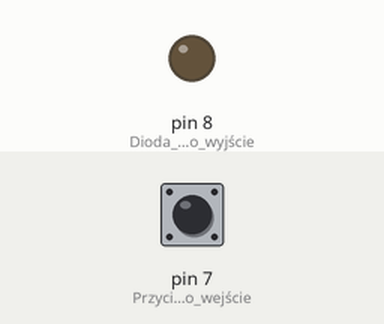
This sketch was run on a simulated Arduino Uno, built with avr-gcc and run on an emulated ATmega328P. Shown: output pins drawn as LEDs (lit = HIGH). The test bench sets the inputs (shaded band); at power-on: pin 7 (Przycisk_jako_wejście) HIGH.

Above: at 1.2 s.
1.3 s: pin 7 (Przycisk_jako_wejście) pulled LOW for 0.15 s
At 1.8 s:
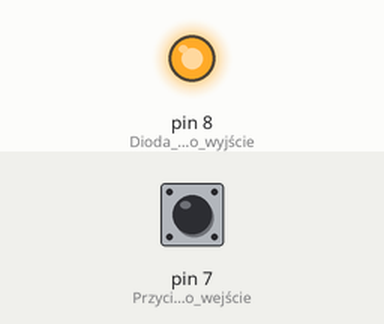
Timing chart, 0 to 7.8 s (numbered marks = the images above; inputs shaded):
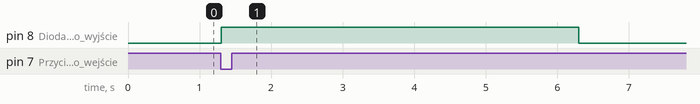

The sketch:

sketch_apr26b.ino
```cpp
void setup() {
  pinMode(8, OUTPUT); //Dioda jako wyjście
  pinMode(7, INPUT_PULLUP); //Przycisk jako wejście
  digitalWrite(8, LOW); //Wyłączenie diody
}

void loop()
{
  if (digitalRead(7) == LOW) { //Jeśli przycisk wciśnięty
    digitalWrite(8, HIGH); //Włącz diodę
    delay(5000);
    digitalWrite(8, LOW);
  }
}
```

Measured:
- after the input at 1.3 s, pin 8 (Dioda_jako_wyjście): LOW → HIGH at once, → LOW 5.0 s later
